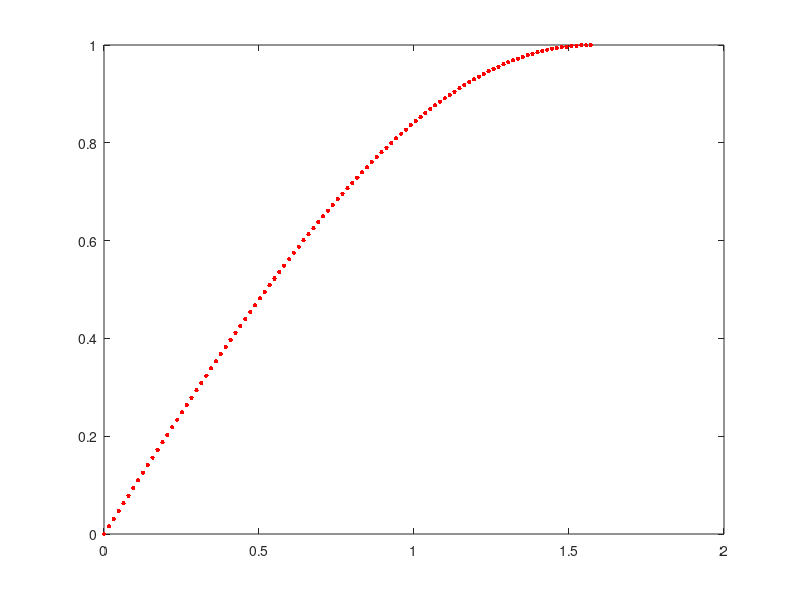

Here is the MATLAB script that generated this plot: (Note: this script raises an error after producing the figure.)
clear all
clc
close all
f=@(x) sin(x)


x=0:pi/2/100:pi/2;
y=f(x);
n=length(x)
plot(x,y,'.r','MarkerSize',10)
 hold on
polDegry=2

for d=1:10
    m=d
    for i=0:m*2
        S(i+1)=sum(x(:).^i);
    end
    %
    for i=0:m
        T(i+1)=sum((x.^i).*y);
    end

    Sm=zeros(m+1,m+1);

    for i=1:m+1
        Sm(i,:)=S(i:i+m);
    end

    aa=Sm\T'
    % aa=flip(aa)
    xxxx=0:0.001:6;

   


    for k=1:length(xxxx)
        yyyy(k)=AproPoly(aa,xxxx(k));
    end

    plot(xxxx, yyyy, "g")
end
% Sm
function y=AproPoly(a,x)
n=length(a);
y=0;
for i=0:n-1
    y=y+x^i * a(i+1);
end
end

